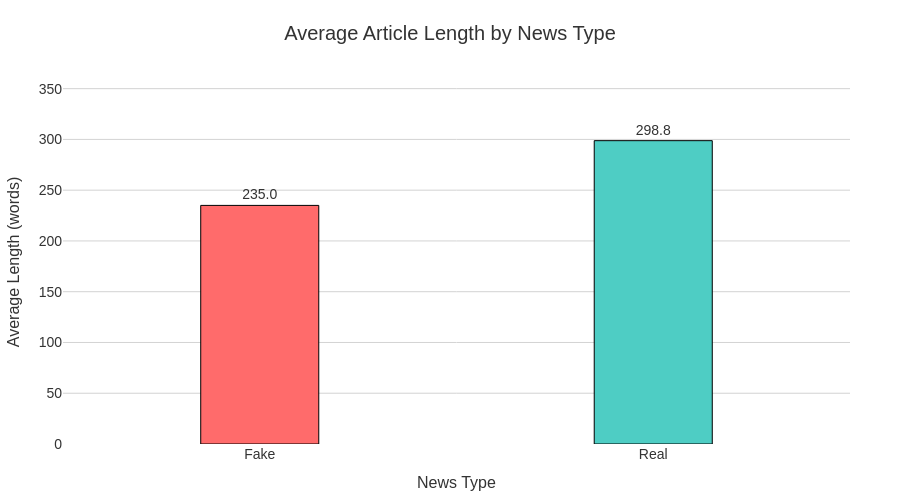

Write notebook code for a chart like this one.
### Markdown cell above
**1. Phân bố dữ liệu gần như cân bằng**

- Chênh lệch giữa hai lớp chỉ 448 bài viết (~1.3%).

- Điều này rất tốt cho việc huấn luyện mô hình, vì mô hình sẽ không bị bias (thiên lệch) do dữ liệu mất cân bằng.

**2. Ý nghĩa trong huấn luyện mô hình**

- Không cần kỹ thuật cân bằng dữ liệu như oversampling (tăng dữ liệu lớp thiểu số) hay undersampling (giảm lớp đa số).

- Cho phép mô hình học phân biệt tin thật – giả dựa trên đặc trưng nội dung, không bị ảnh hưởng bởi tỷ lệ mẫu, tránh tình trạng mô hình dự đoán sai lệch về lớp đa số, phục vụ tốt cho các bài toán phân loại (classification).

### Code cell
# Calculate the average article length by label
article_length_avg = df1.groupby('label')['article_length'].mean().reset_index()
article_length_avg.columns = ['label', 'avg_length']

# Map labels 0, 1 to Fake, Real
article_length_avg['label'] = article_length_avg['label'].map({0: 'Fake', 1: 'Real'})

print("Average article length by label:")
print(article_length_avg)

# Create a bar chart
fig = go.Figure()

fig.add_trace(go.Bar(
    x=article_length_avg['label'],
    y=article_length_avg['avg_length'],
    marker_color=['#FF6B6B', '#4ECDC4'],  
    text=article_length_avg['avg_length'], 
    textposition='outside',
    texttemplate='%{text:.1f}', 
    width=0.3, 
    marker_line=dict(color='#000000', width=1)  
))

fig.update_layout(
    title=dict(
        text='Average Article Length by News Type',
        font=dict(size=20, color='#333333'),
        x=0.5,
        xanchor='center'
    ),
    xaxis_title='News Type',
    yaxis_title='Average Length (words)',
    font=dict(family='Arial', size=14, color='#333333'),
    plot_bgcolor='white',
    paper_bgcolor='white',
    xaxis=dict(
        showgrid=False,
        title_font=dict(size=16),
        tickfont=dict(size=14)
    ),
    yaxis=dict(
        showgrid=True,
        gridcolor='lightgrey',
        gridwidth=1,
        title_font=dict(size=16),
        tickfont=dict(size=14),
        range=[0, max(article_length_avg['avg_length']) * 1.2]  
    ),
    bargap=0.05,  
    showlegend=False,
    margin=dict(l=50, r=50, t=80, b=50),
    height=500
)

fig.show()

### Figure 1 — Plotly figure (JSON) as saved in the notebook; plotly's stock layout.template omitted (floating-point values rounded to 4 significant figures)
{"data": [{"marker": {"color": ["#FF6B6B", "#4ECDC4"], "line": {"color": "#000000", "width": 1}}, "text": [235.0, 298.8], "textposition": "outside", "texttemplate": "%{text:.1f}", "type": "bar", "width": 0.3, "x": ["Fake", "Real"], "y": [235.0, 298.8]}], "layout": {"bargap": 0.05, "font": {"color": "#333333", "family": "Arial", "size": 14}, "height": 500, "margin": {"b": 50, "l": 50, "r": 50, "t": 80}, "paper_bgcolor": "white", "plot_bgcolor": "white", "showlegend": false, "title": {"font": {"color": "#333333", "size": 20}, "text": "Average Article Length by News Type", "x": 0.5, "xanchor": "center"}, "xaxis": {"showgrid": false, "tickfont": {"size": 14}, "title": {"font": {"size": 16}, "text": "News Type"}}, "yaxis": {"gridcolor": "lightgrey", "gridwidth": 1, "range": [0, 358.5], "showgrid": true, "tickfont": {"size": 14}, "title": {"font": {"size": 16}, "text": "Average Length (words)"}}}}
